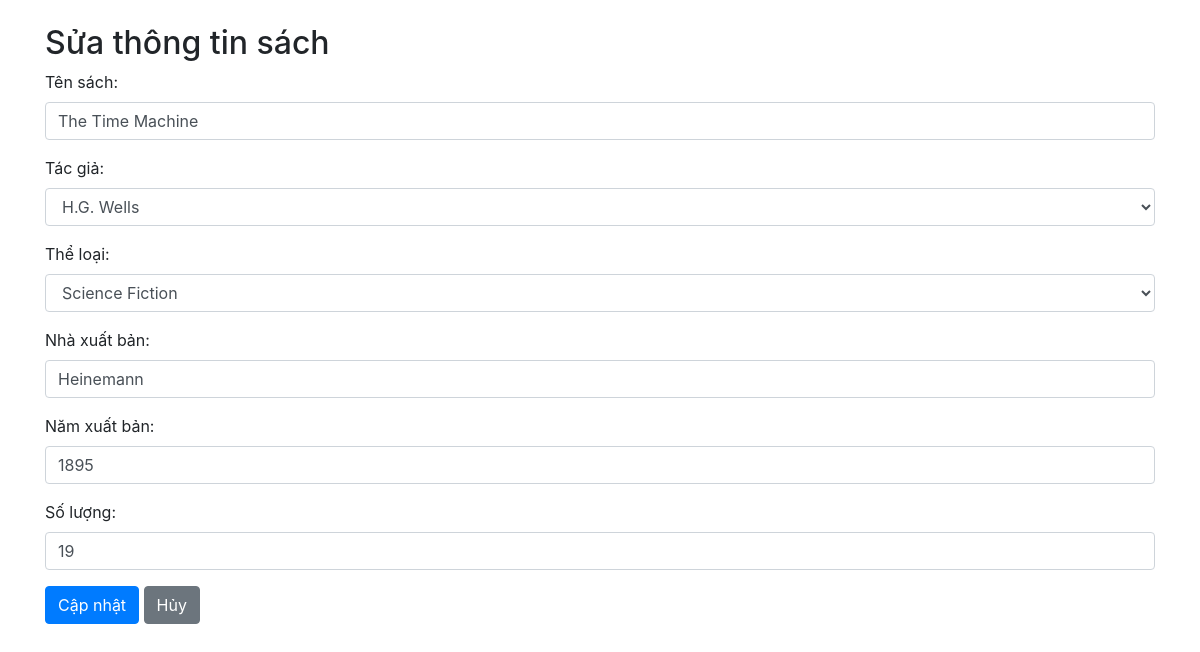
Page /edit_book.php?id=16 on the committed database.
### tables this page shows
CREATE TABLE books (
    id INT AUTO_INCREMENT PRIMARY KEY,
    title VARCHAR(255) NOT NULL,
    author_id INT NOT NULL,
    category_id INT NOT NULL,
    publisher VARCHAR(255) NOT NULL,
    publish_year YEAR NOT NULL,
    quantity INT NOT NULL,
    FOREIGN KEY (author_id) REFERENCES authors(id),
    FOREIGN KEY (category_id) REFERENCES categories(id)
);

CREATE TABLE authors (
    id INT AUTO_INCREMENT PRIMARY KEY,
    author_name VARCHAR(255) NOT NULL,
    book_numbers INT NOT NULL
);

CREATE TABLE categories (
    id INT AUTO_INCREMENT PRIMARY KEY,
    category_name VARCHAR(255) NOT NULL
);

### edit_book.php (the view, shortened to what this page needs)
<?php
$servername = "localhost";
$username = "root";
$password = "";
$dbname = "library_db";
$conn = new mysqli($servername, $username, $password, $dbname);
$book_id = $_GET['id'];
$sql = "SELECT * FROM books WHERE id=?";
$stmt = $conn->prepare($sql);
$stmt->bind_param("i", $book_id);
$stmt->execute();
$result = $stmt->get_result();
$book = $result->fetch_assoc();
$authors = $conn->query("SELECT * FROM authors");
$categories = $conn->query("SELECT * FROM categories");
?>
<!DOCTYPE html>
<html lang="vi">
<head>
    <link rel="stylesheet" href="https://maxcdn.bootstrapcdn.com/bootstrap/4.5.2/css/bootstrap.min.css">
</head>
<body>
<div class="container">
    <h2 class="mt-4">Sửa thông tin sách</h2>
    <form method="POST">
        <div class="form-group">
            <label for="title">Tên sách:</label>
            <input type="text" class="form-control" id="title" name="title" value="<?php echo htmlspecialchars($book['title']); ?>" required>
        </div>
        <div class="form-group">
            <label for="author_id">Tác giả:</label>
            <select class="form-control" id="author_id" name="author_id" required>
                <?php while ($author = $authors->fetch_assoc()): ?>
                    <option value="<?php echo $author['id']; ?>" <?php if ($author['id'] == $book['author_id']) echo 'selected'; ?>>
                        <?php echo htmlspecialchars($author['author_name']); ?>
                    </option>
                <?php endwhile; ?>
            </select>
        </div>
        <div class="form-group">
            <label for="category_id">Thể loại:</label>
            <select class="form-control" id="category_id" name="category_id" required>
                <?php while ($category = $categories->fetch_assoc()): ?>
                    <option value="<?php echo $category['id']; ?>" <?php if ($category['id'] == $book['category_id']) echo 'selected'; ?>>
                        <?php echo htmlspecialchars($category['category_name']); ?>
                    </option>
                <?php endwhile; ?>
            </select>
        </div>
        <div class="form-group">
            <label for="publisher">Nhà xuất bản:</label>
            <input type="text" class="form-control" id="publisher" name="publisher" value="<?php echo htmlspecialchars($book['publisher']); ?>" required>
        </div>
        <div class="form-group">
            <label for="publish_year">Năm xuất bản:</label>
            <input type="number" class="form-control" id="publish_year" name="publish_year" value="<?php echo $book['publish_year']; ?>" required>
        </div>
        <div class="form-group">
            <label for="quantity">Số lượng:</label>
            <input type="number" class="form-control" id="quantity" name="quantity" value="<?php echo $book['quantity']; ?>" required>
        </div>
        <button type="submit" class="btn btn-primary">Cập nhật</button>
        <a href="index.php" class="btn btn-secondary">Hủy</a>
    </form>
</div>
</body>
</html>

### rows in the picture
books: title "The Time Machine", author_id "H.G. Wells", category_id "Science Fiction", publisher "Heinemann", publish_year "1895", quantity "19"
